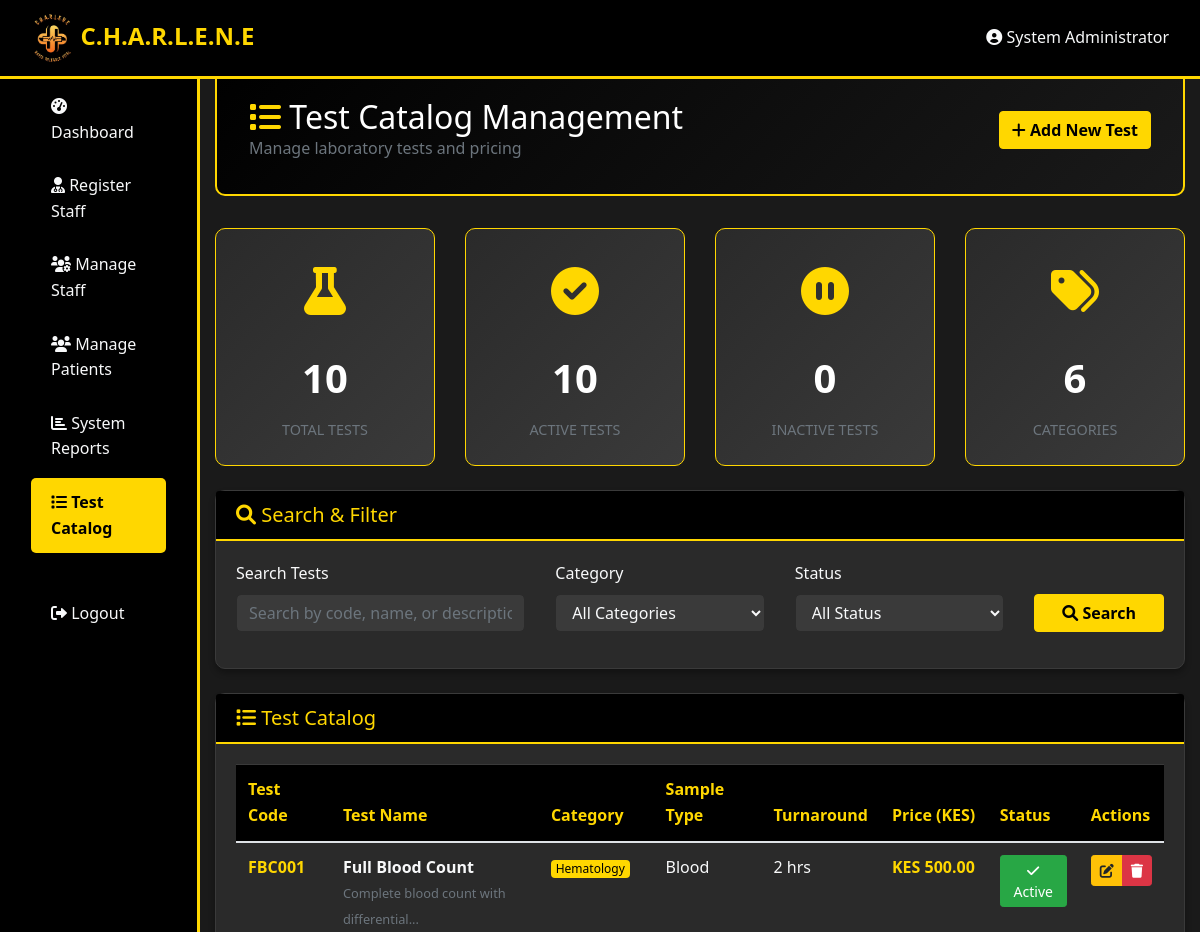
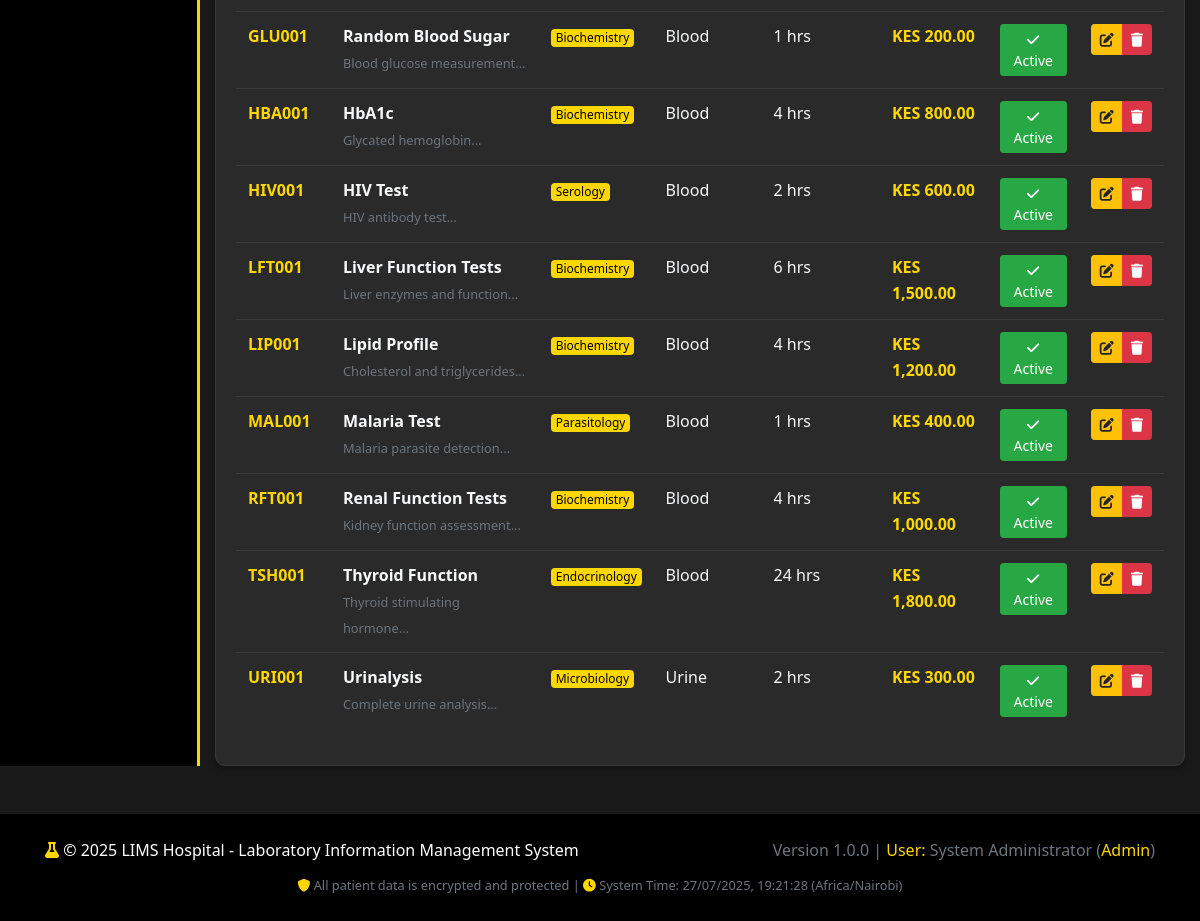
/admin/test_catalog.php (signed in), run on the app's committed database (2 pictures, top to bottom).
### tables this page shows
CREATE TABLE test_catalog (
    id INT AUTO_INCREMENT PRIMARY KEY,
    test_code VARCHAR(10) UNIQUE NOT NULL,
    test_name VARCHAR(100) NOT NULL,
    test_category VARCHAR(50),
    description TEXT,
    sample_type VARCHAR(50),
    reference_range VARCHAR(100),
    units VARCHAR(20),
    turnaround_time INT DEFAULT 24,  
    price DECIMAL(10,2),
    is_active BOOLEAN DEFAULT TRUE,
    created_at TIMESTAMP DEFAULT CURRENT_TIMESTAMP
);

### admin/test_catalog.php (the view, shortened to what this page needs)
<?php
require_once '../includes/header.php';
require_once '../includes/functions.php';
$database = new Database();
$pdo = $database->connect();
$search = isset($_GET['search']) ? sanitize_input($_GET['search']) : '';
$sql = "SELECT * FROM test_catalog WHERE 1=1";
$params = [];
$sql .= " ORDER BY test_code ASC";
try {
    $stmt = $pdo->prepare($sql);
    $stmt->execute($params);
    $tests = $stmt->fetchAll(PDO::FETCH_ASSOC);
} catch (Exception $e) {
    error_log("Error fetching test catalog: " . $e->getMessage());
    $tests = [];
}
try {
    $sql = "SELECT
                COUNT(*) as total_tests,
                SUM(CASE WHEN is_active = 1 THEN 1 ELSE 0 END) as active_tests,
                SUM(CASE WHEN is_active = 0 THEN 1 ELSE 0 END) as inactive_tests,
                COUNT(DISTINCT test_category) as total_categories
            FROM test_catalog";
    $stmt = $pdo->prepare($sql);
    $stmt->execute();
    $stats = $stmt->fetch(PDO::FETCH_ASSOC);
} catch (Exception $e) {
    error_log("Error fetching statistics: " . $e->getMessage());
    $stats = ['total_tests' => 0, 'active_tests' => 0, 'inactive_tests' => 0, 'total_categories' => 0];
}
?>
<!DOCTYPE html>
<html lang="en">
<head>
    <link href="https://cdnjs.cloudflare.com/ajax/libs/bootstrap/4.6.0/css/bootstrap.min.css" rel="stylesheet">
    <link href="https://cdnjs.cloudflare.com/ajax/libs/font-awesome/6.0.0/css/all.min.css" rel="stylesheet">
    <link href="../assets/css/style.css" rel="stylesheet">
</head>
<body>
    <div class="container-fluid">
    <div class="row">
        <div class="col-md-3 col-lg-2 sidebar">
            <nav class="nav flex-column p-3">
                <a class="nav-link" href="dashboard.php">
                    <i class="fas fa-tachometer-alt"></i> Dashboard
                </a>
                <a class="nav-link" href="staff_registration.php">
                    <i class="fas fa-user-md"></i> Register Staff
                </a>
                <a class="nav-link" href="manage_staff.php">
                    <i class="fas fa-users-cog"></i> Manage Staff
                </a>
                <a class="nav-link" href="manage_patients.php">
                    <i class="fas fa-users"></i> Manage Patients
                </a>
                <a class="nav-link" href="system_reports.php">
                    <i class="fas fa-chart-bar"></i> System Reports
                </a>
                <a class="nav-link active" href="test_catalog.php">
                    <i class="fas fa-list"></i> Test Catalog
                </a>
                <a class="nav-link" href="logout.php">
                    <i class="fas fa-sign-out-alt"></i> Logout
                </a>
            </nav>
        </div>
            <div class="col-md-9 col-lg-10 main-content">
                <div class="dashboard-header">
                    <div class="row align-items-center">
                        <div class="col-md-8">
                            <h2 class="mb-0">
                                <i class="fas fa-list text-gold"></i> Test Catalog Management
                            </h2>
                            <p class="mb-0 text-muted">Manage laboratory tests and pricing</p>
                        </div>
                        <div class="col-md-4 text-right">
                            <button class="btn btn-gold" data-toggle="modal" data-target="#addTestModal">
                                <i class="fas fa-plus"></i> Add New Test
                            </button>
                        </div>
                    </div>
                </div>
                <div class="row mb-4">
                    <div class="col-md-3">
                        <div class="stats-card">
                            <div class="icon">
                                <i class="fas fa-flask"></i>
                            </div>
                            <div class="number"><?php echo $stats['total_tests']; ?></div>
                            <div class="label">Total Tests</div>
                        </div>
                    </div>
                    <div class="col-md-3">
                        <div class="stats-card">
                            <div class="icon">
                                <i class="fas fa-check-circle"></i>
                            </div>
                            <div class="number"><?php echo $stats['active_tests']; ?></div>
                            <div class="label">Active Tests</div>
                        </div>
                    </div>
                    <div class="col-md-3">
                        <div class="stats-card">
                            <div class="icon">
                                <i class="fas fa-pause-circle"></i>
                            </div>
                            <div class="number"><?php echo $stats['inactive_tests']; ?></div>
                            <div class="label">Inactive Tests</div>
                        </div>
                    </div>
                    <div class="col-md-3">
                        <div class="stats-card">
                            <div class="icon">
                                <i class="fas fa-tags"></i>
                            </div>
                            <div class="number"><?php echo $stats['total_categories']; ?></div>
                            <div class="label">Categories</div>
                        </div>
                    </div>
                </div>
                <div class="card mb-4">
                    <div class="card-header">
                        <h5 class="mb-0">
                            <i class="fas fa-search"></i> Search & Filter
                        </h5>
                    </div>
                    <div class="card-body">
                        <form method="GET" action="">
                            <div class="row">
                                <div class="col-md-4">
                                    <div class="form-group">
                                        <label for="search">Search Tests</label>
                                        <input type="text" class="form-control" id="search" name="search"
                                               value="<?php echo htmlspecialchars($search); ?>"
                                               placeholder="Search by code, name, or description">
                                    </div>
                                </div>
                                <div class="col-md-3">
                                    <div class="form-group">
                                        <label for="category">Category</label>
                                        <select class="form-control" id="category" name="category">
                                            <option value="">All Categories</option>
                                        </select>
                                    </div>
                                </div>
                                <div class="col-md-3">
                                    <div class="form-group">
                                        <label for="status">Status</label>
                                        <select class="form-control" id="status" name="status">
                                            <option value="">All Status</option>
                                        </select>
                                    </div>
                                </div>
                                <div class="col-md-2">
                                    <div class="form-group">
                                        <label>&nbsp;</label>
                                        <div>
                                            <button type="submit" class="btn btn-gold btn-block">
                                                <i class="fas fa-search"></i> Search
                                            </button>
                                        </div>
                                    </div>
                                </div>
                            </div>
                        </form>
                    </div>
                </div>
                <div class="card">
                    <div class="card-header">
                        <h5 class="mb-0">
                            <i class="fas fa-list"></i> Test Catalog
                        </h5>
                    </div>
                    <div class="card-body">
                        <div class="table-responsive">
                            <table class="table table-hover">
                                <thead>
                                    <tr>
                                        <th>Test Code</th>
                                        <th>Test Name</th>
                                        <th>Category</th>
                                        <th>Sample Type</th>
                                        <th>Turnaround</th>
                                        <th>Price (KES)</th>
                                        <th>Status</th>
                                        <th>Actions</th>
                                    </tr>
                                </thead>
                                <tbody>
                                    <?php if (empty($tests)): ?>
                                        <tr>
                                            <td colspan="8" class="text-center text-muted">
                                                <i class="fas fa-info-circle"></i> No tests found
                                            </td>
                                        </tr>
                                    <?php else: ?>
                                        <?php foreach ($tests as $test): ?>
                                            <tr>
                                                <td>
                                                    <strong class="text-gold"><?php echo htmlspecialchars($test['test_code']); ?></strong>
                                                </td>
                                                <td>
                                                    <strong><?php echo htmlspecialchars($test['test_name']); ?></strong>
                                                    <?php if (!empty($test['description'])): ?>
                                                        <br><small class="text-muted"><?php echo htmlspecialchars(substr($test['description'], 0, 50)); ?>...</small>
                                                    <?php endif; ?>
                                                </td>
                                                <td>
                                                    <span class="badge badge-gold"><?php echo htmlspecialchars($test['test_category'] ?? 'N/A'); ?></span>
                                                </td>
                                                <td><?php echo htmlspecialchars($test['sample_type'] ?? 'N/A'); ?></td>
                                                <td><?php echo htmlspecialchars($test['turnaround_time'] ?? 'N/A'); ?> hrs</td>
                                                <td>
                                                    <?php if ($test['price']): ?>
                                                        <strong class="text-gold">KES <?php echo number_format($test['price'], 2); ?></strong>
                                                    <?php else: ?>
                                                        <span class="text-muted">N/A</span>
                                                    <?php endif; ?>
                                                </td>
                                                <td>
                                                    <form method="POST" style="display: inline;">
                                                        <button type="submit" class="btn btn-sm <?php echo $test['is_active'] ? 'btn-success' : 'btn-secondary'; ?>">
                                                            <i class="fas fa-<?php echo $test['is_active'] ? 'check' : 'times'; ?>"></i>
                                                            <?php echo $test['is_active'] ? 'Active' : 'Inactive'; ?>
                                                        </button>
                                                    </form>
                                                </td>
                                                <td>
                                                    <div class="btn-group" role="group">
                                                        <button class="btn btn-sm btn-warning" onclick="editTest(<?php echo $test['id']; ?>)" title="Edit">
                                                            <i class="fas fa-edit"></i>
                                                        </button>
                                                        <button class="btn btn-sm btn-danger" onclick="deleteTest(<?php echo $test['id']; ?>, '<?php echo htmlspecialchars($test['test_name']); ?>')" title="Delete">
                                                            <i class="fas fa-trash"></i>
                                                        </button>
                                                    </div>
                                                </td>
                                            </tr>
                                        <?php endforeach; ?>
                                    <?php endif; ?>
                                </tbody>
                            </table>
                        </div>
                    </div>
                </div>
            </div>
        </div>
    </div>
</body>
</html>
<?php require_once '../includes/footer.php'; ?>

### data on the page
test_catalog: test_code "FBC001", test_name "Full Blood Count", description "Complete blood count with differential", test_category "Hematology", sample_type "Blood", turnaround_time "2", price "500.00", is_active 1 (drawn)
test_catalog: test_code "GLU001", test_name "Random Blood Sugar", description "Blood glucose measurement", test_category "Biochemistry", sample_type "Blood", turnaround_time "1", price "200.00", is_active 1 (drawn)
test_catalog: test_code "HBA001", test_name "HbA1c", description "Glycated hemoglobin", test_category "Biochemistry", sample_type "Blood", turnaround_time "4", price "800.00", is_active 1 (drawn)
test_catalog: test_code "HIV001", test_name "HIV Test", description "HIV antibody test", test_category "Serology", sample_type "Blood", turnaround_time "2", price "600.00", is_active 1 (drawn)
test_catalog: test_code "LFT001", test_name "Liver Function Tests", description "Liver enzymes and function", test_category "Biochemistry", sample_type "Blood", turnaround_time "6", price "1,500.00", is_active 1 (drawn)
test_catalog: test_code "LIP001", test_name "Lipid Profile", description "Cholesterol and triglycerides", test_category "Biochemistry", sample_type "Blood", turnaround_time "4", price "1,200.00", is_active 1 (drawn)
test_catalog: test_code "MAL001", test_name "Malaria Test", description "Malaria parasite detection", test_category "Parasitology", sample_type "Blood", turnaround_time "1", price "400.00", is_active 1 (drawn)
test_catalog: test_code "RFT001", test_name "Renal Function Tests", description "Kidney function assessment", test_category "Biochemistry", sample_type "Blood", turnaround_time "4", price "1,000.00", is_active 1 (drawn)
test_catalog: test_code "TSH001", test_name "Thyroid Function", description "Thyroid stimulating hormone", test_category "Endocrinology", sample_type "Blood", turnaround_time "24", price "1,800.00", is_active 1 (drawn)
test_catalog: test_code "URI001", test_name "Urinalysis", description "Complete urine analysis", test_category "Microbiology", sample_type "Urine", turnaround_time "2", price "300.00", is_active 1 (drawn)

### other printed values
$user_info['name'] "System Administrator"
$stats['total_tests'] "10"
$stats['active_tests'] "10"
$stats['inactive_tests'] "0"
$stats['total_categories'] "6"
APP_VERSION "1.0.0"
$user_info['role'] "Admin"
TIMEZONE "Africa/Nairobi"
